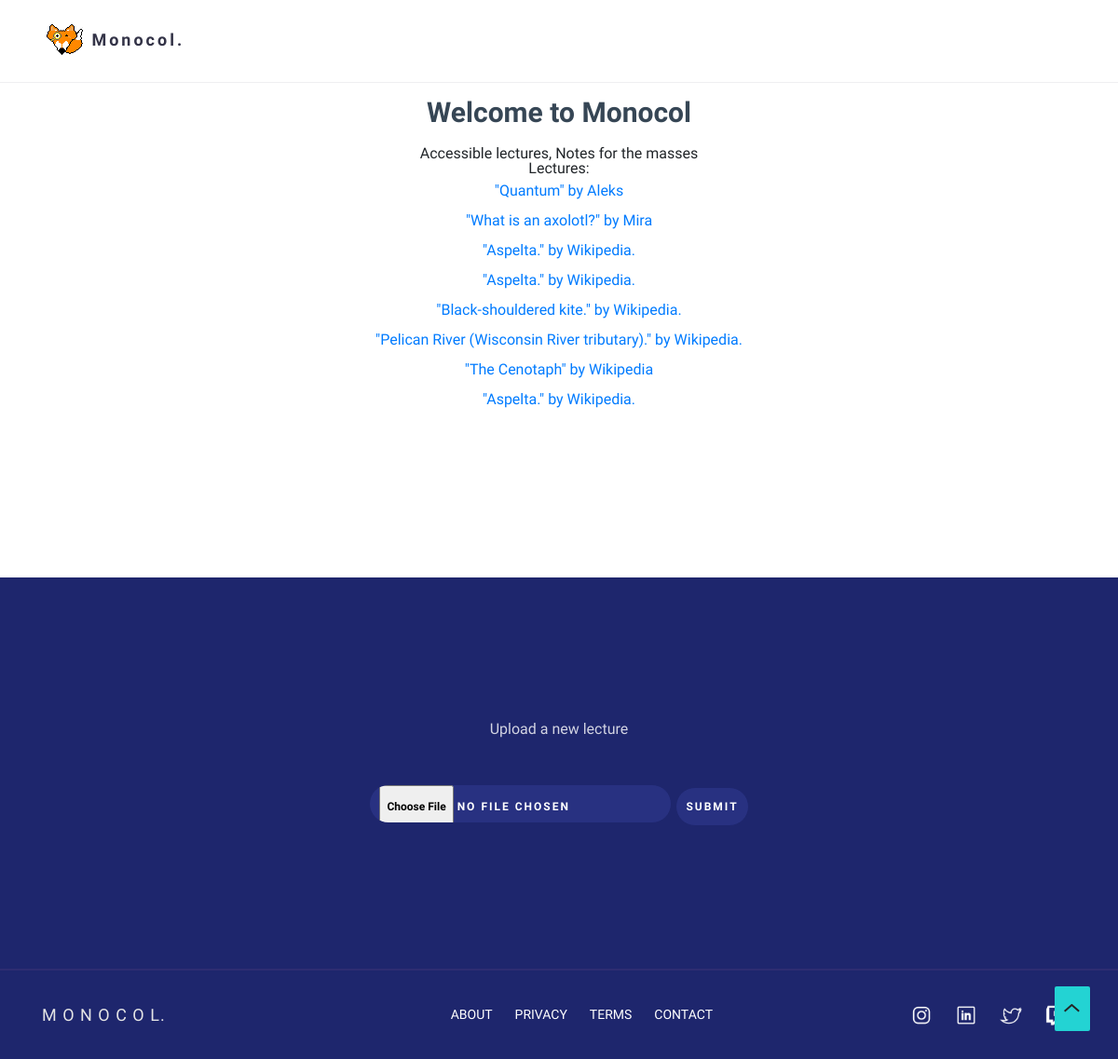
Before: / with the older database file.
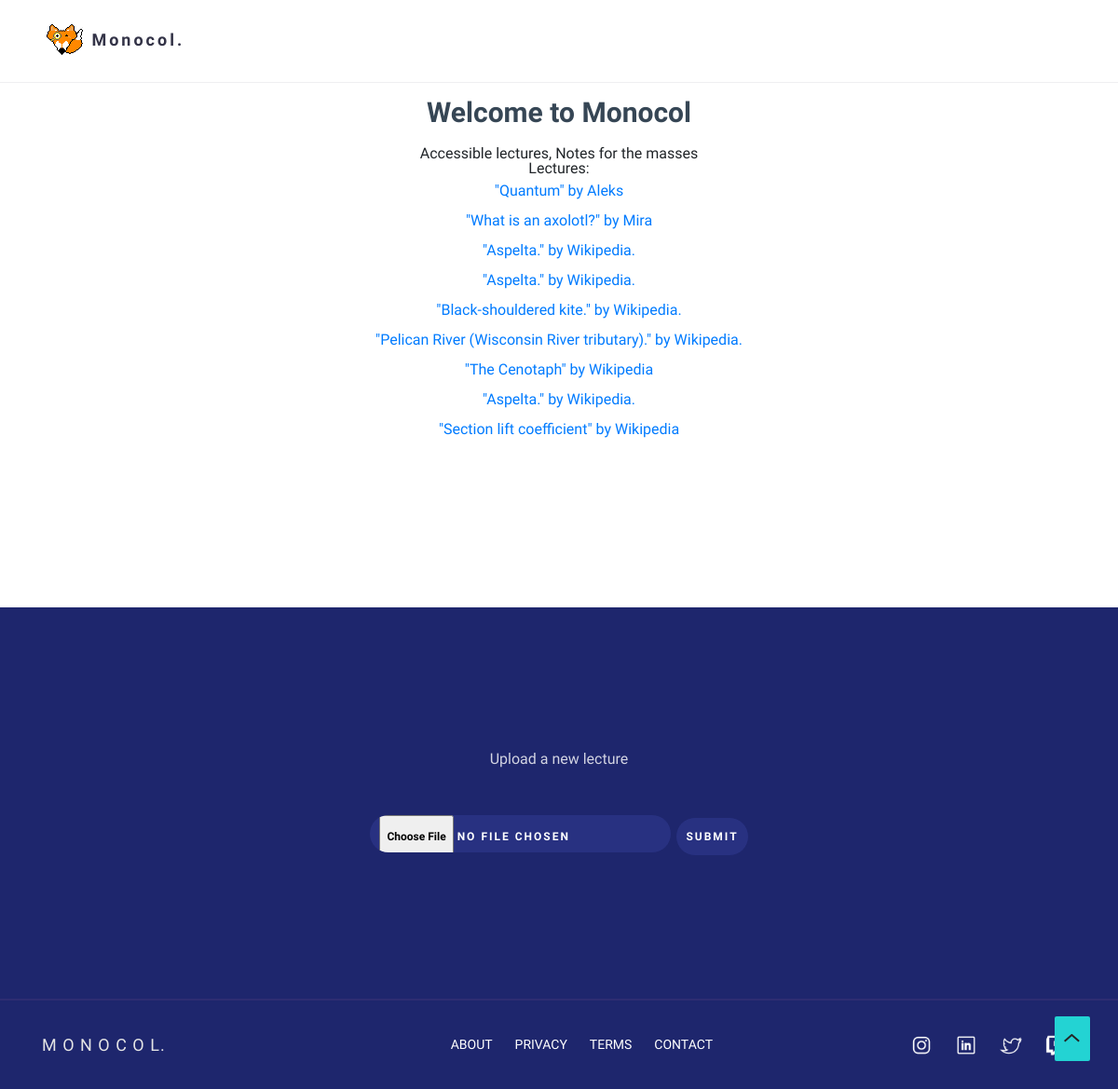
After: the same page with the newer database file.
### tables this page shows
CREATE TABLE lectures (
                                        lecture_id integer PRIMARY KEY,
                                        title text,
                                        author text
                                    );

### server.py (the view)
@app.route("/index.html")
@app.route("/")
def load_lecture_list():
    contents = test_db.get_lectures(html=True)
    print(contents)
    return render_template("index.html",lecture_list = Markup(contents))

### test_db.py (called while the page is built)
def create_connection(db_file):
    conn = None
    try:
        conn = sqlite3.connect(db_file)
        return conn
    except Error as e:
        print(e)
    return conn

def get_lectures(html = False):
    conn = create_connection(DATABASE)
    cur = conn.cursor()
    cur.execute("SELECT lecture_id, title, author FROM lectures")
    rows = cur.fetchall()
    if html == False:
        return rows
    else:
        list_of_lectures = '<ul class="lecture_list">'
        for lecture_id, title, author in rows:
            list_of_lectures +=f'<li> <a href="/l{lecture_id}">\"<i>{title}</i>\" by {author}</a></li>'
        list_of_lectures += '</ul>'
        return list_of_lectures

### templates/index.html (shortened to what this page needs)
<!DOCTYPE html>
<html lang="en">
  <head>
    <link href="../static/assets/css/bootstrap.min.css" rel="stylesheet" type="text/css" media="all" />
    <link rel="stylesheet" href="/static/assets/css/animate.css">
    <link rel="stylesheet" href="/static/assets/css/owl.carousel.css">
    <link rel="stylesheet" href="/static/assets/css/owl.theme.css">
    <link rel="stylesheet" href="/static/assets/css/ionicons.min.css">
    <link href="/static/assets/css/style.css" rel="stylesheet" type="text/css" media="all" />
    <link href="/static/style.css" rel="stylesheet" type="text/css" media="all" />
  </head>
  <body class="boxed-layout">
    <div class="wrapper">
       <nav class="navbar navbar-expand-md navbar-light bg-light fixed-top">
         <div class="container container">
           <a class="navbar-brand" href="/"><img src="../static/logo.png"/>Monocol.</a>
         </div>
       </nav>
      <div id="main" class="main">
          <div id="pricing" class="yd_prc2">
            <div class="container-s">
              <div class="pricing-intro">
                <h1>
                    Welcome to Monocol
                </h1>
                <h2>
                    Accessible lectures, Notes for the masses
                </h2>
                <h5>
                    Lectures:
                    {{ lecture_list }}
                </h5>
              </div>
            </div>
          </div>
        <div id="cta" class="yd_cta_box">
          <div class="container">
            <div class="cta_box">
              <div class="cta_box_inner">
                <div class="col-sm-12 col-md-12">
                  <h4>Upload a new lecture</h4>
                  <form action = "/upload" method = "POST" enctype="multipart/form-data">
                    <input class="btn-action" type = "file" name = "file" />
                    <input class="btn-action" type = "submit" value = "submit" />
                 </form>
                  </div>
                </div>
              </div>
            </div>
          </div>
        </div>
        <div class="footer">
          <div class="container">
            <div class="row text-center">
              <div class="col-lg-2 col-md-2 col-sm-12">
                <div class="footer-logo">
                  <h2>M O N O C O L.</h2>
                </div>
              </div>
              <div class="col-lg-6 col-md-6 col-sm-12">
                <ul class="footer-menu">
                  <li><a href="about.html">About</a> </li>
                  <li><a href="#main">Privacy</a> </li>
                  <li><a href="#main">Terms</a> </li>
                  <li><a href="#main">Contact</a> </li>
                </ul>
              </div>
              <div class="col-lg-4 col-md-4 col-sm-12">
                <div class="footer-links">
                  <ul>
                    <li><a href="#main"> <img class="img-fluid" src="static/assets/icons/in.png" alt="Icon"> </a> </li>
                    <li><a href="#main"> <img class="img-fluid" src="static/assets/icons/li.png" alt="Icon"> </a> </li>
                    <li><a href="#main"> <img class="img-fluid" src="static/assets/icons/tw.png" alt="Icon"> </a> </li>
                    <li><a href="#main"> <img class="img-fluid" src="static/assets/icons/tt.png" alt="Icon"> </a> </li>
                  </ul>
                </div>
              </div>
            </div>
              <a id="back-top" class="back-to-top js-scroll-trigger" href="#main"></a>
          </div>
      </div>
    </div>
  </body>
</html>

### static/style.css (style rules this page uses)
ul.lecture_list { line-height:2; }

Changed rows visible on the page:
no longer on this page (row unchanged): lectures: title "\" Quantum \" by Aleks \" What is an axolotl? \" by Mira \" Aspelta. \" by Wikipedia. \" Aspelta. \" by Wikipedia. \" Black-shouldered kite. \" by Wikipedia. \" Pelican River (Wisconsin River tributary). \" by Wikipedia. \" The Cenotaph \" by Wikipedia \" Aspelta. \" by Wikipedia."
added lectures: title "\" Quantum \" by Aleks \" What is an axolotl? \" by Mira \" Aspelta. \" by Wikipedia. \" Aspelta. \" by Wikipedia. \" Black-shouldered kite. \" by Wikipedia. \" Pelican River (Wisconsin River tributary). \" by Wikipedia. \" The Cenotaph \" by Wikipedia \" Aspelta. \" by Wikipedia. \" Section lift coefficient \" by Wikipedia"
